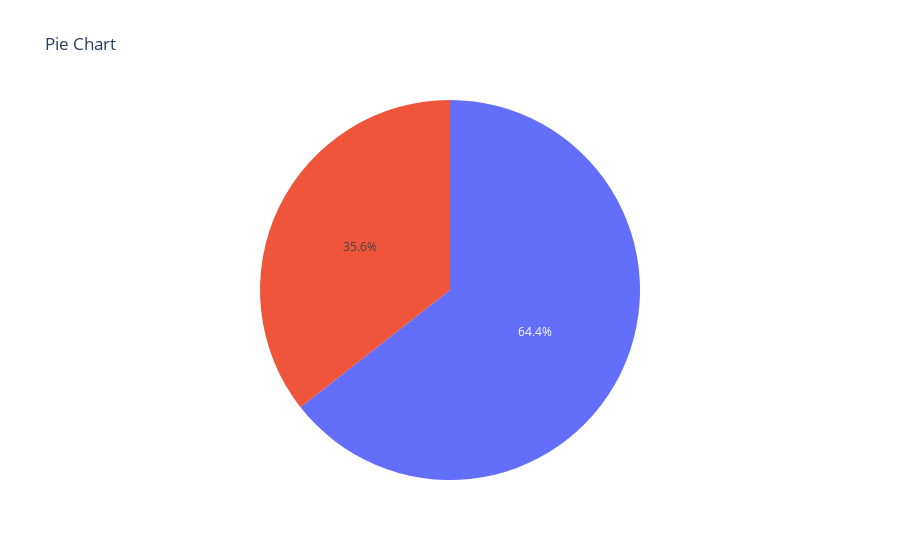

Write notebook code for a chart like this one.
### Code cell
labels = ['accepted', 'not accepted']
plt.figure(figsize =(12,8))
px.pie(df,values = online_res, labels = labels, title = 'Pie Chart')

### Figure 1 — Plotly figure (JSON) as saved in the notebook; plotly's stock layout.template omitted (floating-point values rounded to 4 significant figures)
{"data": [{"domain": {"x": [0, 1], "y": [0, 1]}, "hovertemplate": "value=%{value}<extra></extra>", "legendgroup": "", "name": "", "showlegend": false, "type": "pie", "values": [28308, 15634]}], "layout": {"legend": {"tracegroupgap": 0}, "title": {"text": "Pie Chart"}}}
